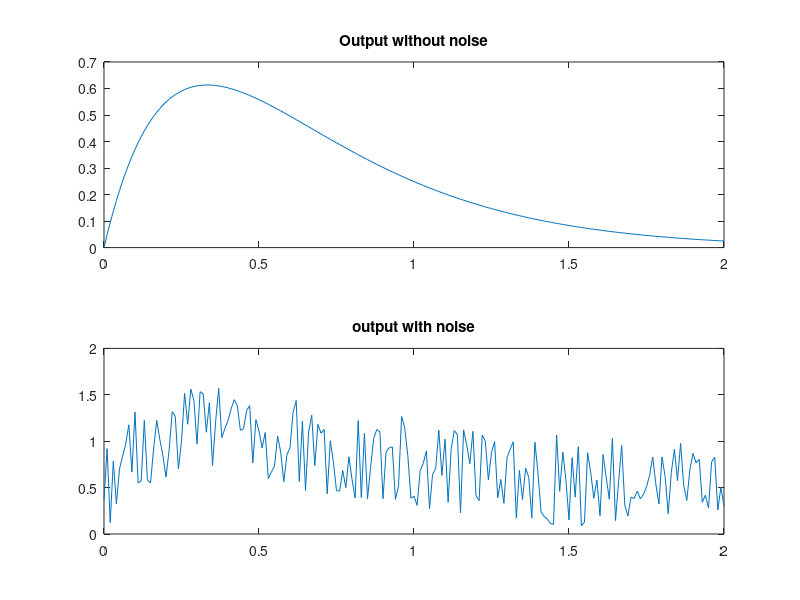

MATLAB code to generate this figure:
clear;
% create a symbol plot with the data generated by adding noise to the
% given function
x = 0: 0.01: 2;
t = 1;
%size(x) will give [a,b] and their values will be [1,201]
[a,b] = size(x);
disp(' Value of [a,b]')
disp([a,b]);

while (t <= b)
    f(t) = 5 * x(t) .* exp(-3 * x(t));
    
    % it will execute until i = 200+1 = 201
    t = t + 1;
end

%noise function
noise = rand(1,b);

%adding the noise in the function f which is the original signal generated.
%Which stores in the final.
final = f + noise;
pow = f/noise;
disp('noise power is :');
disp(pow);
%disp(noise_pow);
subplot(2, 1, 1),plot(x,f)
title('Output without noise')

subplot(2, 1, 2), plot(x, final)
title('output with noise')